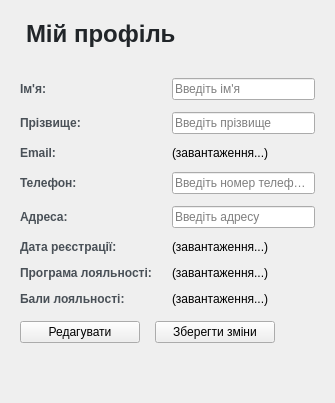
        <widget class="QWidget" name="pageProfile">
         <layout class="QVBoxLayout" name="profilePageLayout">
          <property name="spacing">
           <number>15</number>
          </property>
          <property name="leftMargin">
           <number>20</number>
          </property>
          <property name="topMargin">
           <number>20</number>
          </property>
          <property name="rightMargin">
           <number>20</number>
          </property>
          <property name="bottomMargin">
           <number>20</number>
          </property>
          <item>
           <widget class="QLabel" name="profileHeaderLabel">
            <property name="styleSheet">
             <string notr="true">font-size: 18pt; font-weight: 600; color: #212529; margin-bottom: 15px;</string>
            </property>
            <property name="text">
             <string>Мій профіль</string>
            </property>
           </widget>
          </item>
          <item>
           <layout class="QFormLayout" name="profileFormLayout">
            <property name="horizontalSpacing">
             <number>20</number>
            </property>
            <property name="verticalSpacing">
             <number>12</number>
            </property>
            <item row="0" column="0">
             <widget class="QLabel" name="label_FirstName">
              <property name="styleSheet">
               <string notr="true">font-weight: 600; color: #495057;</string>
              </property>
              <property name="text">
               <string>Ім'я:</string>
              </property>
             </widget>
            </item>
            <item row="0" column="1">
             <widget class="QLineEdit" name="profileFirstNameLineEdit">
              <property name="readOnly">
               <bool>true</bool>
              </property>
              <property name="placeholderText">
               <string>Введіть ім'я</string>
              </property>
             </widget>
            </item>
            <item row="1" column="0">
             <widget class="QLabel" name="label_LastName">
              <property name="styleSheet">
               <string notr="true">font-weight: 600; color: #495057;</string>
              </property>
              <property name="text">
               <string>Прізвище:</string>
              </property>
             </widget>
            </item>
            <item row="1" column="1">
             <widget class="QLineEdit" name="profileLastNameLineEdit">
              <property name="readOnly">
               <bool>true</bool>
              </property>
              <property name="placeholderText">
               <string>Введіть прізвище</string>
              </property>
             </widget>
            </item>
            <item row="2" column="0">
             <widget class="QLabel" name="label_Email">
              <property name="styleSheet">
               <string notr="true">font-weight: 600; color: #495057;</string>
              </property>
              <property name="text">
               <string>Email:</string>
              </property>
             </widget>
            </item>
            <item row="2" column="1">
             <widget class="QLabel" name="profileEmailLabel">
              <property name="text">
               <string>(завантаження...)</string>
              </property>
             </widget>
            </item>
            <item row="3" column="0">
             <widget class="QLabel" name="label_Phone">
              <property name="styleSheet">
               <string notr="true">font-weight: 600; color: #495057;</string>
              </property>
              <property name="text">
               <string>Телефон:</string>
              </property>
             </widget>
            </item>
            <item row="3" column="1">
             <widget class="QLineEdit" name="profilePhoneLineEdit">
              <property name="readOnly">
               <bool>true</bool>
              </property>
              <property name="placeholderText">
               <string>Введіть номер телефону</string>
              </property>
             </widget>
            </item>
            <item row="4" column="0">
             <widget class="QLabel" name="label_Address">
              <property name="styleSheet">
               <string notr="true">font-weight: 600; color: #495057;</string>
              </property>
              <property name="text">
               <string>Адреса:</string>
              </property>
             </widget>
            </item>
            <item row="4" column="1">
             <widget class="QLineEdit" name="profileAddressLineEdit">
              <property name="readOnly">
               <bool>true</bool>
              </property>
              <property name="placeholderText">
               <string>Введіть адресу</string>
              </property>
             </widget>
            </item>
            <item row="5" column="0">
             <widget class="QLabel" name="label_JoinDate">
              <property name="styleSheet">
               <string notr="true">font-weight: 600; color: #495057;</string>
              </property>
              <property name="text">
               <string>Дата реєстрації:</string>
              </property>
             </widget>
            </item>
            <item row="5" column="1">
             <widget class="QLabel" name="profileJoinDateLabel">
              <property name="text">
               <string>(завантаження...)</string>
              </property>
             </widget>
            </item>
            <item row="6" column="0">
             <widget class="QLabel" name="label_Loyalty">
              <property name="styleSheet">
               <string notr="true">font-weight: 600; color: #495057;</string>
              </property>
              <property name="text">
               <string>Програма лояльності:</string>
              </property>
             </widget>
            </item>
            <item row="6" column="1">
             <widget class="QLabel" name="profileLoyaltyLabel">
              <property name="text">
               <string>(завантаження...)</string>
              </property>
             </widget>
            </item>
            <item row="7" column="0">
             <widget class="QLabel" name="label_Points">
              <property name="styleSheet">
               <string notr="true">font-weight: 600; color: #495057;</string>
              </property>
              <property name="text">
               <string>Бали лояльності:</string>
              </property>
             </widget>
            </item>
            <item row="7" column="1">
             <widget class="QLabel" name="profilePointsLabel">
              <property name="text">
               <string>(завантаження...)</string>
              </property>
             </widget>
            </item>
           </layout>
          </item>
          <item>
           <layout class="QHBoxLayout" name="profileButtonLayout">
            <item>
             <widget class="QPushButton" name="editProfileButton">
              <property name="minimumSize">
               <size>
                <width>120</width>
                <height>0</height>
               </size>
              </property>
              <property name="text">
               <string>Редагувати</string>
              </property>
             </widget>
            </item>
            <item>
             <widget class="QPushButton" name="saveProfileButton">
              <property name="minimumSize">
               <size>
                <width>120</width>
                <height>0</height>
               </size>
              </property>
              <property name="text">
               <string>Зберегти зміни</string>
              </property>
             </widget>
            </item>
            <item>
             <spacer name="profileButtonSpacer">
              <property name="orientation">
               <enum>Qt::Orientation::Horizontal</enum>
              </property>
              <property name="sizeHint" stdset="0">
               <size>
                <width>40</width>
                <height>20</height>
               </size>
              </property>
             </spacer>
            </item>
           </layout>
          </item>
          <item>
           <spacer name="profileVerticalSpacer">
            <property name="orientation">
             <enum>Qt::Orientation::Vertical</enum>
            </property>
            <property name="sizeHint" stdset="0">
             <size>
              <width>20</width>
              <height>40</height>
             </size>
            </property>
           </spacer>
          </item>
         </layout>
        </widget>
